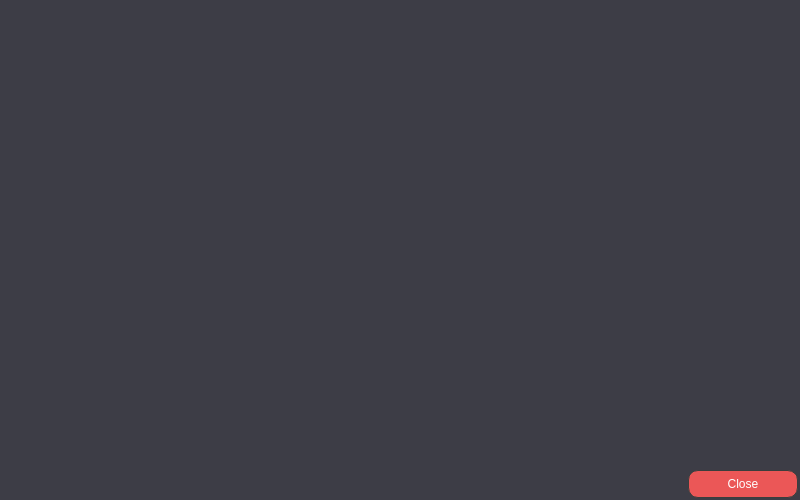
<?xml version="1.0" encoding="UTF-8"?>
<ui version="4.0">
 <class>NetworkWidget</class>
 <widget class="QDialog" name="NetworkWidget">
  <property name="geometry">
   <rect>
    <x>0</x>
    <y>0</y>
    <width>800</width>
    <height>500</height>
   </rect>
  </property>
  <property name="minimumSize">
   <size>
    <width>800</width>
    <height>500</height>
   </size>
  </property>
  <property name="windowTitle">
   <string>NetworkWidget</string>
  </property>
  <property name="styleSheet">
   <string notr="true">background: #3D3D46;
border: 1px solid #7B59FF;
border-radius: 4px;
border: none;
</string>
  </property>
  <layout class="QGridLayout" name="gridLayout">
   <property name="leftMargin">
    <number>2</number>
   </property>
   <property name="topMargin">
    <number>2</number>
   </property>
   <property name="rightMargin">
    <number>2</number>
   </property>
   <property name="bottomMargin">
    <number>2</number>
   </property>
   <item row="0" column="0">
    <widget class="QTableView" name="tableView"/>
   </item>
   <item row="1" column="0">
    <layout class="QHBoxLayout" name="horizontalLayout_3">
     <item>
      <spacer name="horizontalSpacer">
       <property name="orientation">
        <enum>Qt::Horizontal</enum>
       </property>
       <property name="sizeHint" stdset="0">
        <size>
         <width>40</width>
         <height>20</height>
        </size>
       </property>
      </spacer>
     </item>
     <item>
      <spacer name="horizontalSpacer_2">
       <property name="orientation">
        <enum>Qt::Horizontal</enum>
       </property>
       <property name="sizeType">
        <enum>QSizePolicy::Maximum</enum>
       </property>
       <property name="sizeHint" stdset="0">
        <size>
         <width>20</width>
         <height>20</height>
        </size>
       </property>
      </spacer>
     </item>
     <item>
      <widget class="QPushButton" name="pushButtonClose">
       <property name="minimumSize">
        <size>
         <width>110</width>
         <height>28</height>
        </size>
       </property>
       <property name="maximumSize">
        <size>
         <width>110</width>
         <height>28</height>
        </size>
       </property>
       <property name="styleSheet">
        <string notr="true">QPushButton {
background: #EB5757;
border: 1px solid #3B3E3D;
border-radius: 10px;
color: rgb(255, 255, 255);
}

:hover{
background: #F87E7E;
border: 1px solid #3B3E3D;
border-radius: 10px;
color: rgb(255, 255, 255);
}</string>
       </property>
       <property name="text">
        <string>Close</string>
       </property>
      </widget>
     </item>
    </layout>
   </item>
  </layout>
 </widget>
 <layoutdefault spacing="6" margin="11"/>
 <resources/>
 <connections/>
</ui>
